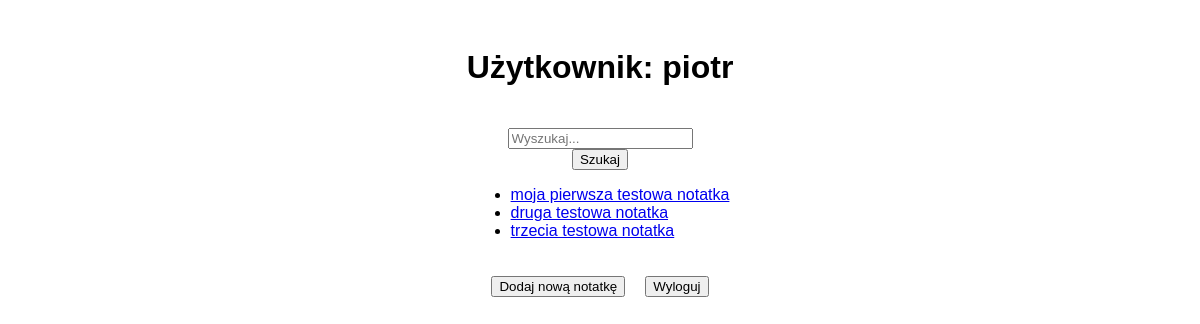
Before: /notes/notes_list (signed in) with the older database file.
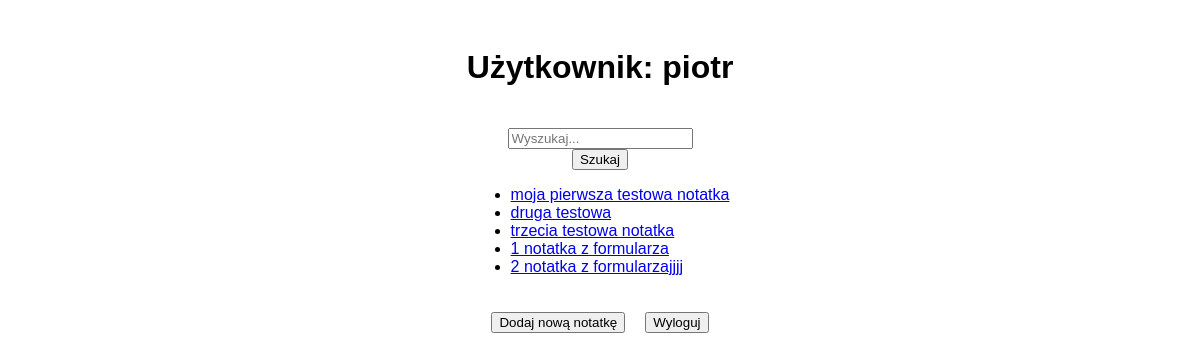
After: the same page with the newer database file.
### notes/models.py (models this page shows, shortened)
class Note(models.Model):
    user = models.ForeignKey(User, on_delete=models.CASCADE)
    content = models.TextField()
    created_at = models.DateTimeField(auto_now_add=True)

### notes/views.py (the view)
# urls.py: path('notes_list', notes_list, name='notes_list'),
@login_required(login_url='index')
def notes_list(request):
    query = request.GET.get('q')
    user = request.user
    notes = Note.objects.filter(user=user)
    if request.method == 'POST':
        if 'logout' in request.POST:
            logout(request)
            return redirect('index')
    if query:
        notes = notes.filter(content__icontains=query)
    context = {
        'notes': notes,
        'user': user,
        'query': query
    }
    return render(request, 'notes/notes_list.html', context)

### notes/templates/notes/notes_list.html (shortened to what this page needs)
{% extends 'base.html' %}
{% block content %}
<h1>Użytkownik: {{ user }}</h1>
<div class="button-row">
<form method="GET" action="{% url 'notes_list' %}">
    <input type="text" name="q" value="{% if query %}{{ query }}{% else %}{% endif %}" placeholder="Wyszukaj...">
    <button type="submit">Szukaj</button>
</form>
</div>
<ul>
    {% for note in notes %}
    <li><a href="{% url 'edit_note' note.id %}">{{ note.content }}</a></li>
    {% empty %}
    <li>no notes.</li>
    {% endfor %}
</ul>
<div class="button-row">
<a href="{% url 'new_note' %}"><button>Dodaj nową notatkę</button></a>
<form method="post">
    <button type="submit" name="logout">Wyloguj</button>
</form>
</div>
{% endblock %}

### notes/templates/base.html (shortened to what this page needs)
{% load static %}
<!DOCTYPE html>
<html lang="pl">
<head>
    <link rel="stylesheet"
          href="{% static 'style.css' %}" >
</head>
<body>
{% block content %}
{% endblock %}
</body>
</html>

### notes/static/style.css (style rules this page uses)
body { font-family: sans-serif; color: black; background: white; display: flex; flex-direction: column; justify-content: flex-start; align-items: center; height: 100vh; padding: 20px; box-sizing: border-box; }
form { display: flex; flex-direction: column; align-items: center; }
.button-row { display: flex; justify-content: center; margin-top: 20px; }
.button-row button { margin: 0 10px; }

Changed rows visible on the page:
changed Note: content "druga testowa notatka" → "druga testowa"
added Note: content "1 notatka z formularza"
added Note: content "2 notatka z formularzajjjj"
